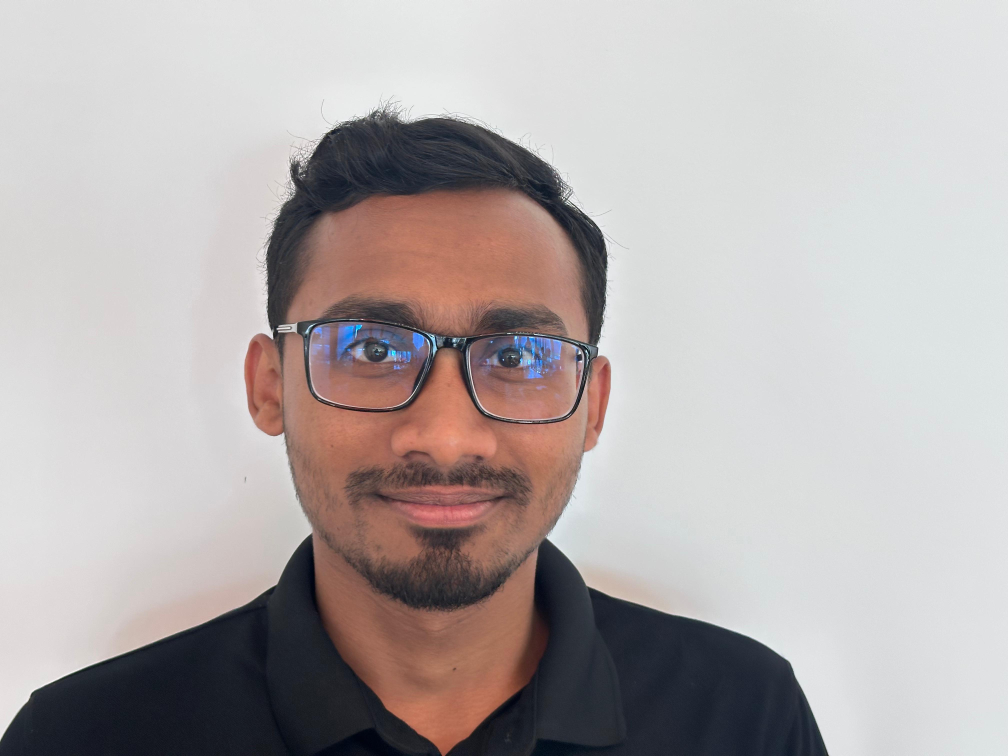
#> input picture Project/Abir/IMG-20250702-WA0214.jpg, 4032 x 3024 px, found by its file name (shown at 1/4 size)
$ python main.py
#> lines starting #> are read from the running program, lines starting #| are printed output that depends on the picture
### RasPi Codes/dataset_loader.py
import cv2
import os
import numpy as np

def load_dataset(dataset_path):
    faces = []
    labels = []
    label_dict = {}
    current_label = 0

    face_cascade = cv2.CascadeClassifier(cv2.data.haarcascades + 'haarcascade_frontalface_default.xml')

    for person_name in os.listdir(dataset_path):
        person_path = os.path.join(dataset_path, person_name)
        if not os.path.isdir(person_path):
            continue

        label_dict[current_label] = person_name
        print(f"Processing {person_name}...")

        for img_name in os.listdir(person_path):
            img_path = os.path.join(person_path, img_name)
            img = cv2.imread(img_path, cv2.IMREAD_GRAYSCALE)
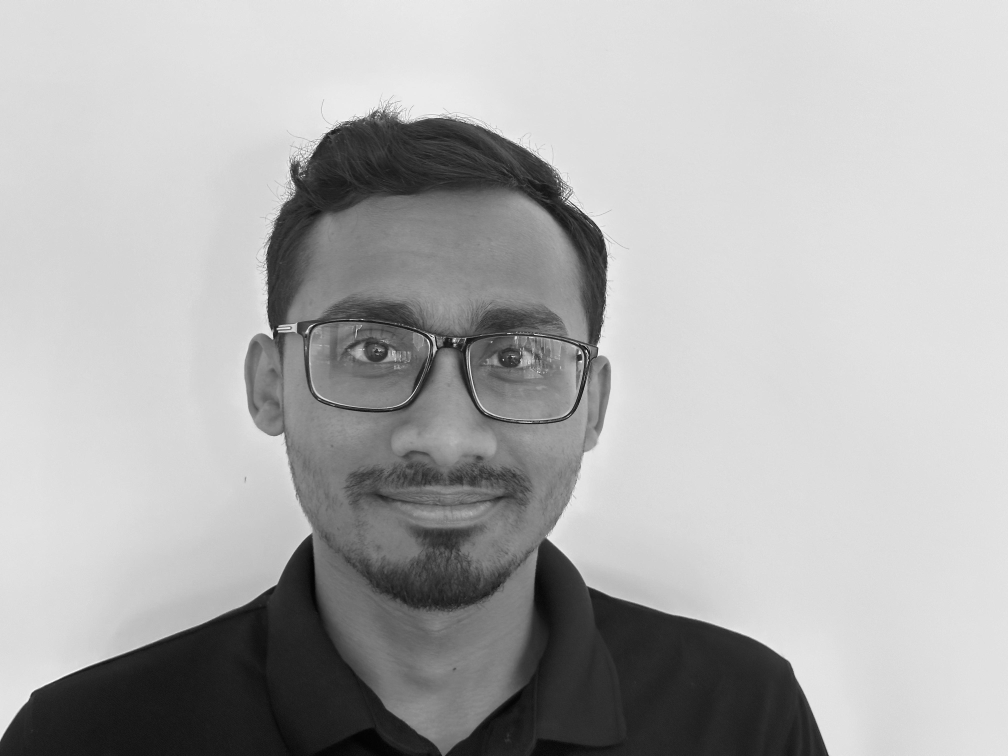
#> img: shape (3024, 4032) (shown at 1/4 size); min 0, max 255, mean 174.2
            if img is None:
                continue

            faces_detected = face_cascade.detectMultiScale(img, scaleFactor=1.1, minNeighbors=3, minSize=(30, 30))
#> faces_detected = [[951, 736, 1619, 1619]]
            if len(faces_detected) > 0:
                (x, y, w, h) = faces_detected[0]
#> x = 951; y = 736; w = 1619; h = 1619
                face = img[y:y+h, x:x+w]
                face = cv2.resize(face, (200, 200))
#> face: shape (200, 200)
                face = cv2.equalizeHist(face)
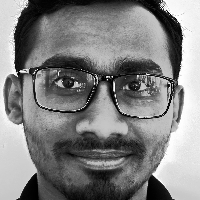
#> face: shape (200, 200); min 0, max 255, mean 128.5
                faces.append(face)
                labels.append(current_label)
        current_label += 1
#> current_label = 1

    return faces, np.array(labels), label_dict

### RasPi Codes/recognizer.py
import cv2
import time

def start_recognition(recognizer, label_dict, camera_index=0, model_path="trained_model.yml"):
#> called with camera_index = 1, model_path = 'trained_model.yml'
    face_cascade = cv2.CascadeClassifier(cv2.data.haarcascades + 'haarcascade_frontalface_default.xml')

    cap = cv2.VideoCapture(camera_index)
    cap.set(cv2.CAP_PROP_FRAME_WIDTH, 1280)
    cap.set(cv2.CAP_PROP_FRAME_HEIGHT, 720)

    scaleFactor = 1.05
    minNeighbors = 3
    minSize = (100, 100)

    last_detection = None
    last_detection_time = 0
    stabilization_threshold = 0.1

    print("Starting recognition. Press 'q' to quit...")

    while True:
        ret, frame = cap.read()
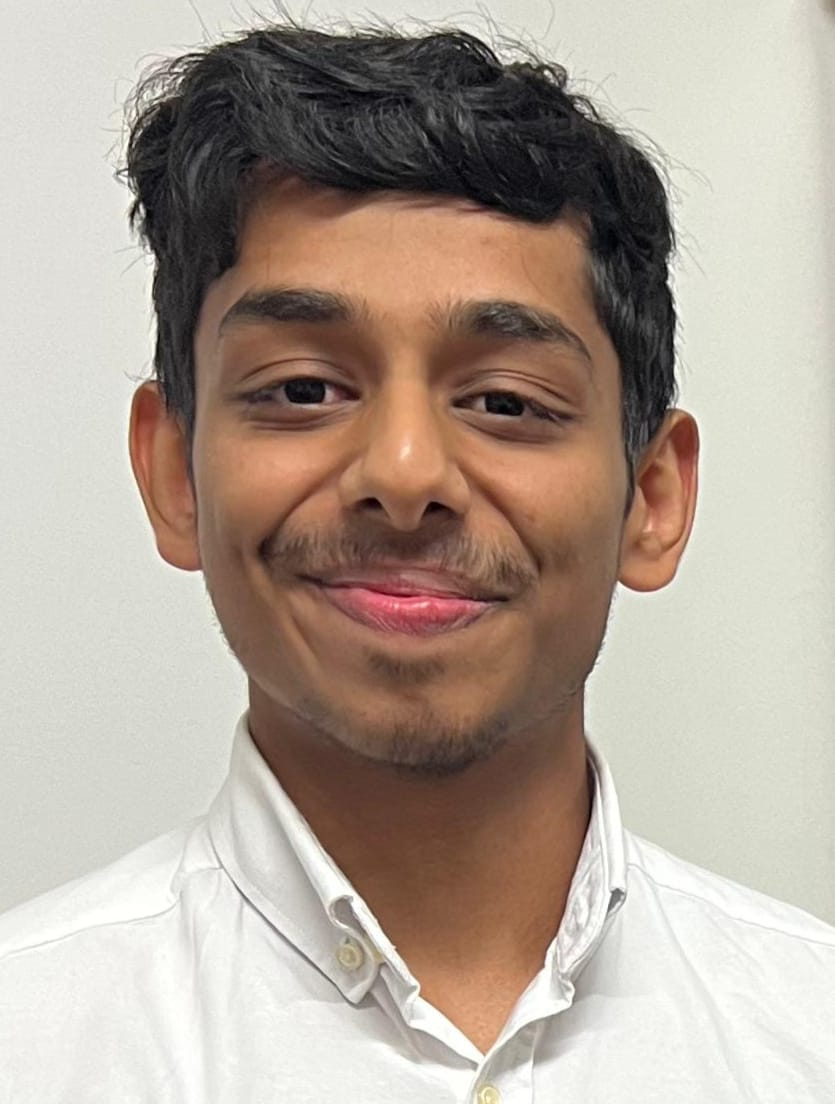
#> input picture RasPi Codes/PHOTOS/Mustafa/Picture.jpg, 835 x 1104 px, given in place of the camera
#> frame is the input picture: shape (1104, 835, 3); mean B, G, R 152.2, 163.8, 177.3
        if not ret:
            print("Frame capture error")
            break

        gray = cv2.cvtColor(frame, cv2.COLOR_BGR2GRAY)
        gray = cv2.equalizeHist(gray)
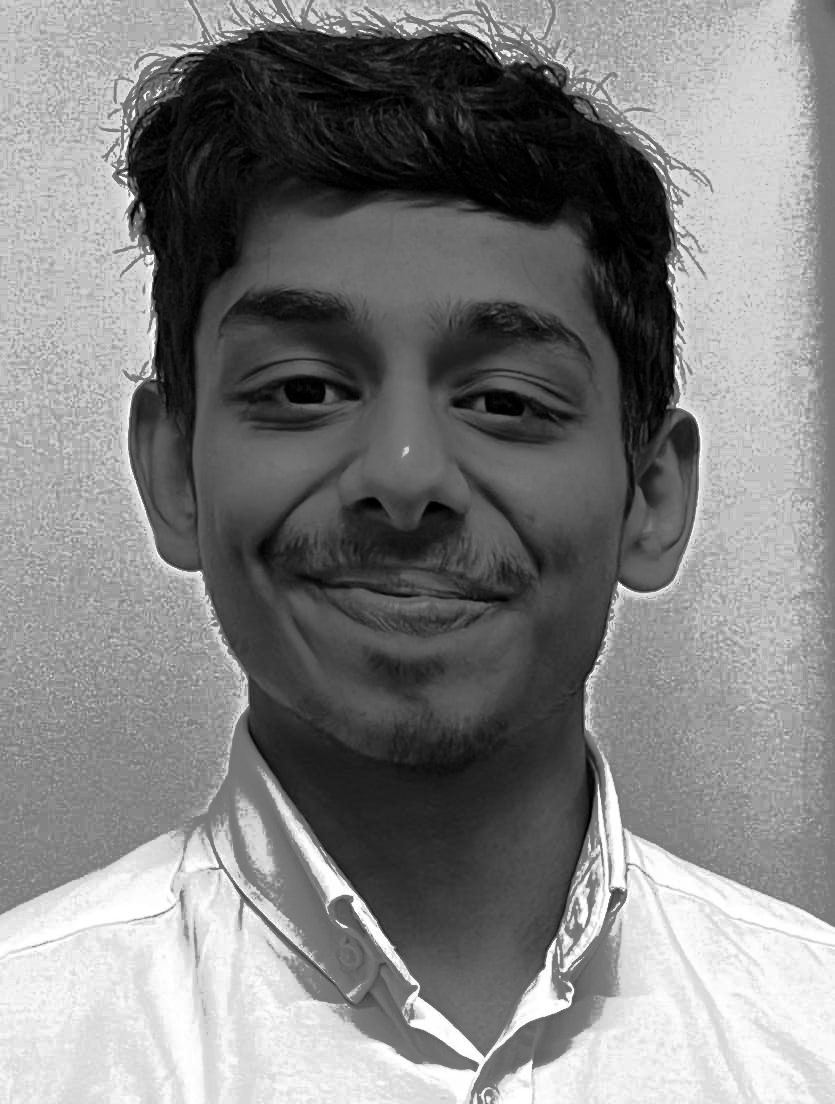
#> gray: shape (1104, 835); min 0, max 255, mean 128.7

        current_time = time.time()

        if last_detection is None or (current_time - last_detection_time) > stabilization_threshold:
            faces_detected = face_cascade.detectMultiScale(
                gray, scaleFactor=scaleFactor,
                minNeighbors=minNeighbors, minSize=minSize
            )
#> faces_detected = [[119, 156, 566, 566]]

            if len(faces_detected) > 0:
                last_detection = faces_detected[0]
#> last_detection = [119, 156, 566, 566]
                last_detection_time = current_time

        if last_detection is not None:
            (x, y, w, h) = last_detection
#> x = 119; y = 156; w = 566; h = 566
            roi = gray[y:y+h, x:x+w]
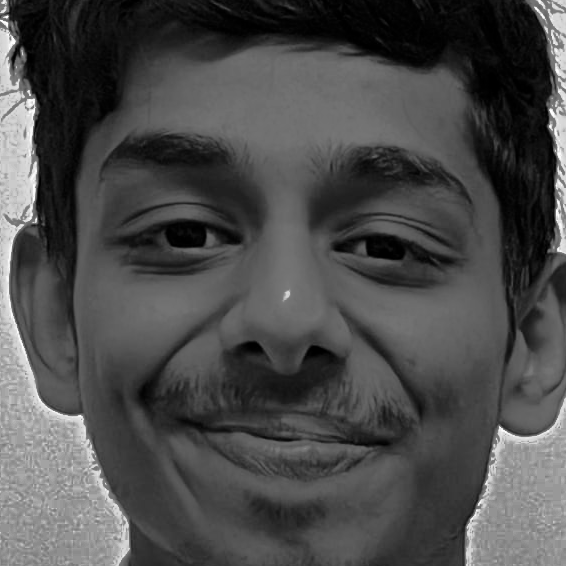
#> roi: shape (566, 566); min 0, max 255, mean 75.3
            if roi.size > 0:
                face_roi = cv2.resize(roi, (200, 200))
                face_roi = cv2.equalizeHist(face_roi)
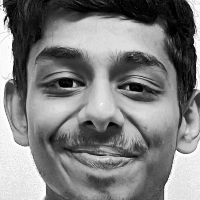
#> face_roi: shape (200, 200); min 0, max 255, mean 127.9

                label, confidence = recognizer.predict(face_roi)
#> label = 0; confidence = 63.63

                color = (0, 255, 0) if confidence < 70 else (0, 0, 255)
#> color = (0, 255, 0)
                cv2.rectangle(frame, (x, y), (x+w, y+h), color, 2)

                name = label_dict.get(label, "Unknown") if confidence < 70 else "Unknown"
                text = f"{name} ({confidence:.1f})"
                cv2.putText(frame, text, (x, y-10), cv2.FONT_HERSHEY_SIMPLEX, 0.8, color, 2)
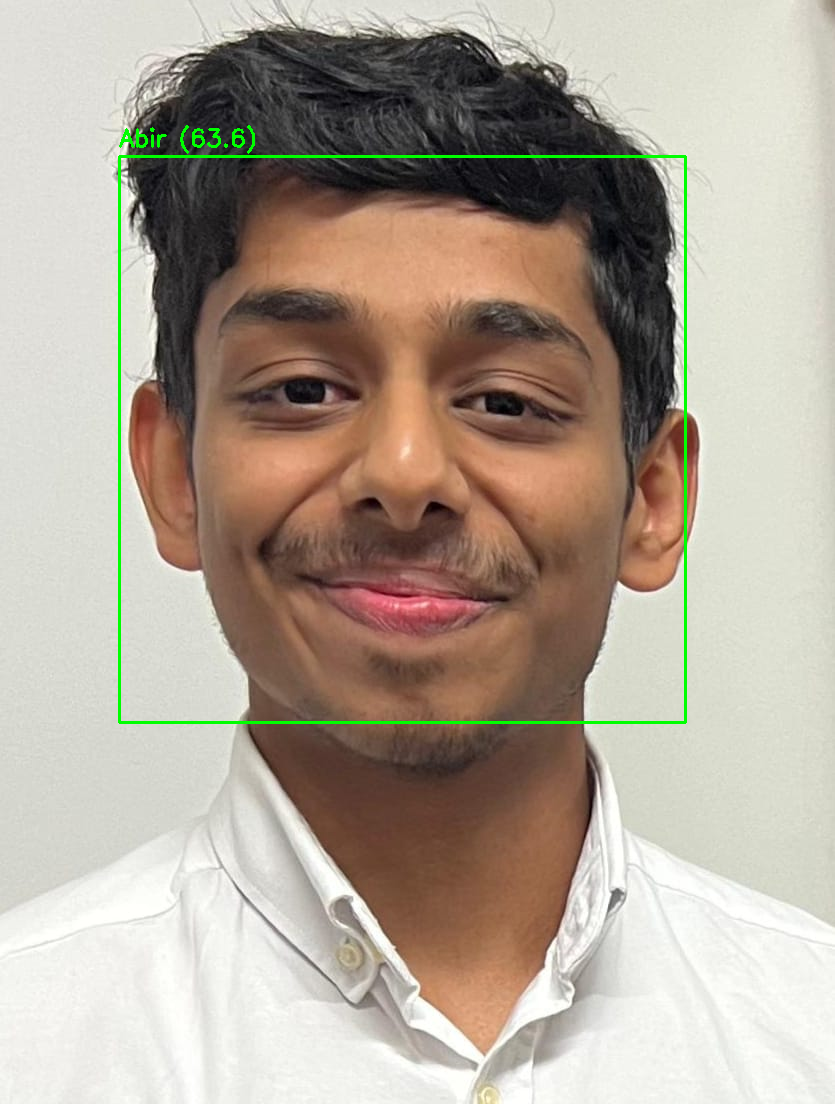
#> frame: shape (1104, 835, 3); mean B, G, R 151, 164.7, 176
            else:
                last_detection = None

        cv2.imshow('Face Recognition', frame)

        if cv2.waitKey(1) == ord('q'):
#> (key q is pressed here)
            break

    cap.release()
    cv2.destroyAllWindows()

### RasPi Codes/trainer.py
import cv2
import numpy as np

def train_recognizer(faces, labels, model_path="trained_model.yml"):
    recognizer = cv2.face.LBPHFaceRecognizer_create()
    recognizer.train(faces, labels)
    recognizer.save(model_path)
    print("Training complete. Model saved.")
    return recognizer

### RasPi Codes/main.py
from dataset_loader import load_dataset
from trainer import train_recognizer
from recognizer import start_recognition
import os
import cv2
import pickle

# Change to your dataset path
DATASET_PATH = r"D:\MECH\PYTHON\Engineering-teamwork---Rover\Project"
MODEL_PATH = r"D:\MECH\PYTHON\Engineering-teamwork---Rover\Project\trained_model.yml"
LABELS_PATH = r"D:\MECH\PYTHON\Engineering-teamwork---Rover\Project\labels.pkl"
CAMERA_INDEX = 1  # Change if needed

if __name__ == "__main__":
    if os.path.exists(MODEL_PATH) and os.path.exists(LABELS_PATH):
        # ✅ Load trained model and labels
        print("Loading trained model...")
        recognizer = cv2.face.LBPHFaceRecognizer_create()
        recognizer.read(MODEL_PATH)

        with open(LABELS_PATH, "rb") as f:
            label_dict = pickle.load(f)

        start_recognition(recognizer, label_dict, camera_index=CAMERA_INDEX)

    else:
        # ✅ Train model if no trained data found
        print("No trained model found. Training...")
        faces, labels, label_dict = load_dataset(DATASET_PATH)

        if len(faces) == 0:
            print("ERROR: No faces found in training data!")
            exit()

        recognizer = train_recognizer(faces, labels, MODEL_PATH)

        # Save labels for future use
        with open(LABELS_PATH, "wb") as f:
            pickle.dump(label_dict, f)

        # ✅ Start recognition immediately after training
        start_recognition(recognizer, label_dict, camera_index=CAMERA_INDEX)
